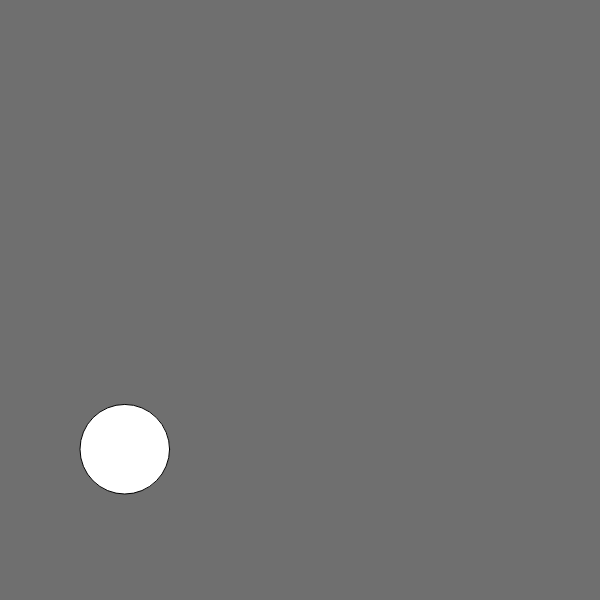
Frame 1 (no input)
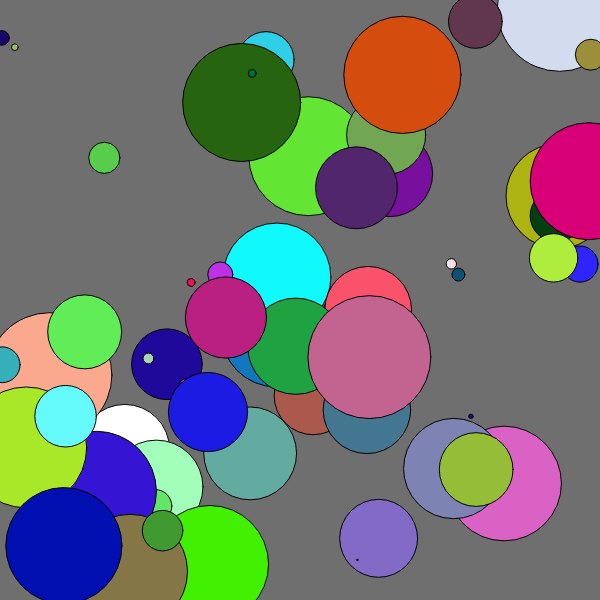
Frame 60 (no input)
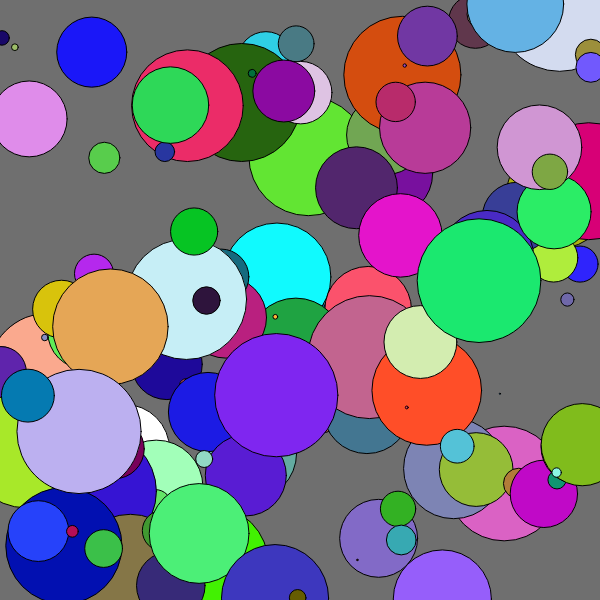
Frame 120 (the mouse pressed at the canvas centre since frame 60)

The p5.js sketch that drew these frames (run headless with seeded random() and noise() and a simulated clock; from frame 60 on, the mouse is pressed at the canvas centre):

// p5.js sketch
// ── sketch.js





function setup() {
  createCanvas(600, 600);
  background(111);
}

function draw() {
  // background(100);
  strokeWeight(1);
  let size = random(1, 125);
  let xPos = random(1, 599);
  let yPos = random(1, 599);
  circle(xPos, yPos, size);
  let a = random(0, 255);
  let b = random(0, 255);
  let c = random(0, 255);
  // let o = random(0, 1);
  let f = color(a, b, c);
  fill(f);
 
  

}
